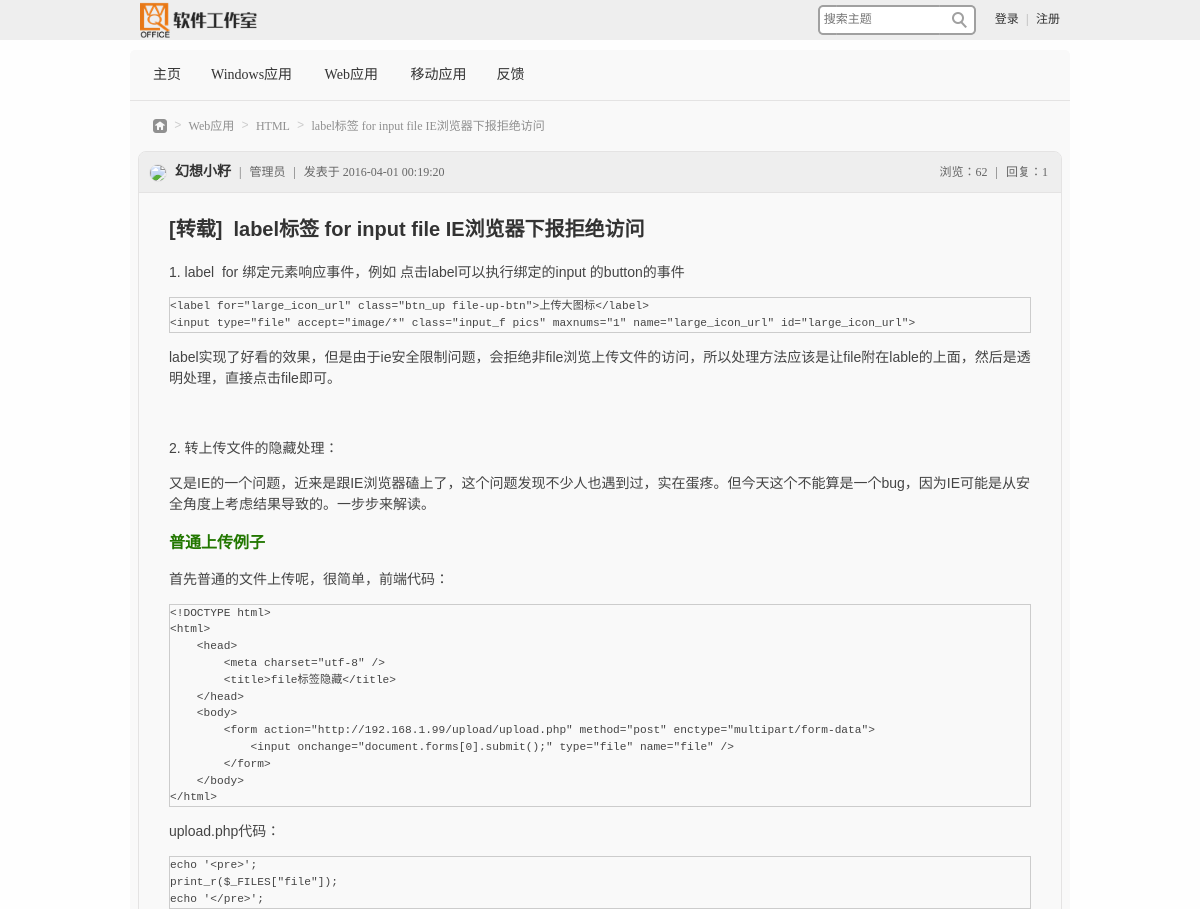
Before: /article.php?mod=view&tid=9 (upper part) with the older database file.
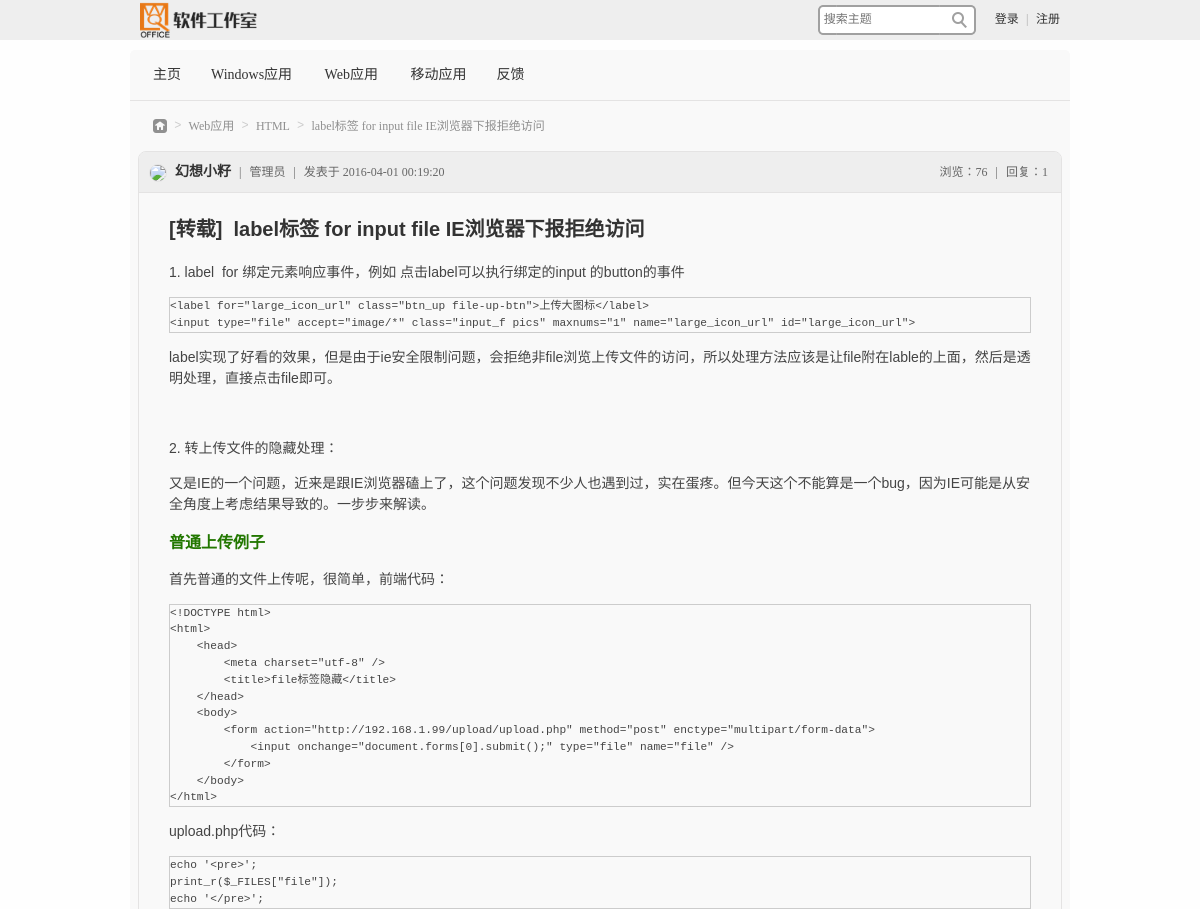
After: the same page with the newer database file.
### tables this page shows
CREATE TABLE IF NOT EXISTS `qo_article` (
  `TID` int(10) NOT NULL AUTO_INCREMENT,
  `CID` int(10) NOT NULL,
  `UID` int(10) NOT NULL,
  `Title` char(40) NOT NULL,
  `Content` text NOT NULL,
  `Time` datetime NOT NULL,
  `ClickCount` int(10) NOT NULL,
  `ArticleType` char(20) NOT NULL,
  PRIMARY KEY (`TID`),
  KEY `qo_article_ibfk_1` (`CID`)
);

CREATE TABLE IF NOT EXISTS `qo_user` (
  `UID` int(10) NOT NULL AUTO_INCREMENT,
  `GID` int(10) NOT NULL,
  `Username` char(20) NOT NULL,
  `Password` char(32) NOT NULL,
  `RegIP` char(15) NOT NULL,
  `RegDate` datetime NOT NULL,
  `LastLogin` datetime NOT NULL,
  `Privacy` char(20) NOT NULL,
  PRIMARY KEY (`UID`),
  UNIQUE KEY `Username` (`Username`)
);

CREATE TABLE IF NOT EXISTS `qo_group` (
  `GID` int(10) NOT NULL AUTO_INCREMENT,
  `GroupName` char(20) NOT NULL,
  `Authority` text NOT NULL,
  PRIMARY KEY (`GID`)
);

### include/func.php (called while the page is built, shortened)
<?php
	function getTime($datetime){
		$date=strtotime(substr(date("Y-m-d H:i:s"),0,10))-strtotime(substr($datetime,0,10));
		$day=(int)($date/(3600*24));
		if($day>7){
			return $datetime;
		}
	}
?>

### include/lang_zh.php (called while the page is built)
<?php
	$_LANG["Comment"]="发表评论";
	$_LANG["Download"]="下载附件";
	$_LANG["Manage"]="管理后台";
	$_LANG["Search"]="搜索主题";
	$_LANG["SendMessage"]="发送短消息";
	$_LANG["VisitUserHome"]="查看用户动态";
	$_LANG["Register"]="注册帐号";
	$_LANG["NoValidateCode"]="免验证码";
	$_LANG["NoPend"]="评论免审核";
	$_LANG["Product"]="作品";
	$_LANG["Original"]="原创";
	$_LANG["Repaint"]="转载";
?>

### article.php (the view, shortened to what the changed rows need)
<!DOCTYPE html PUBLIC "-//W3C//DTD XHTML 1.0 Transitional//EN" "http://www.w3.org/TR/xhtml1/DTD/xhtml1-transitional.dtd">
<html xmlns="http://www.w3.org/1999/xhtml">
<head>
<link href="css/style.css" rel="stylesheet" type="text/css" />
<link rel="stylesheet" href="ke4/plugins/code/prettify.css" />
</head>
<body>
<?php
	include("include/header.php");
	if(isset($_GET["mod"])){
		$mod=$_GET["mod"];
	}else if(isset($_GET["mode"])){
		$mod=$_GET["mode"];
	}else{
		header("location: index.php");
		exit;
	}
	if(isset($_GET["page"])){
		$page=(int)$_GET["page"];
	}else{
		$page="1";
	}
	$PageSize=10;
	$PageCount=6;
	$start=($page-1)*$PageSize;
	if($mod=="main" || $mod=="class" || $mod=="search" || $mod=="latest"){
		if($mod=="class" && isset($_GET["cid"])){
			$cid=(int)$_GET["cid"];
		}else if($mod=="main" && isset($_GET["cid"])){
			$cid=(int)$_GET["cid"];
		}
		else if($mod=="search"){
			if(!chkAuth("Search")){
				header("location: message.php?msg=auth0");
				exit;
			}
		}else if($mod=="latest"){
		}
		else{
			header("location: index.php");
			exit;
		}
		echo "<div id='location'>";
		echo "<a href='index.php' class='nvhm'>&nbsp;</a>";
		echo "<span>&nbsp;>&nbsp;</span>";
		if($mod=="class" || $mod=="main"){
			if($mod=="main"){
				$sql="select * from qo_class where CID={$cid} and Parent=0";
			}else if($mod=="class"){
				$sql="select * from qo_class where CID={$cid}";
			}
			if(mysql_num_rows(mysql_query($sql))<1){
				header("location: index.php");
				exit;
			}
			$l2=mysql_fetch_array(mysql_query($sql));
			if($mod=="class"){
				$l1=mysql_fetch_array(mysql_query("select * from qo_class where CID={$l2['Parent']}"));
				echo "<a href='article.php?mod=main&cid={$l1['CID']}'>{$l1['ClassName']}</a>";
				echo "<span>&nbsp;>&nbsp;</span>";
				echo "<a href='article.php?mod={$mod}&cid={$cid}'>{$l2['ClassName']}</a>";
				$globaltitle=$l2["ClassName"]."-".$l1["ClassName"];
			}else{
				echo "<a href='article.php?mod={$mod}&cid={$cid}'>{$l2['ClassName']}</a>";
				$globaltitle=$l2["ClassName"];
			}
		}else if($mod=="search"){
			echo "<span class='nolink'>搜索结果</span>";
			$globaltitle="搜索结果";
		}else if($mod=="latest"){
			echo "<span class='nolink'>最新</span>";
			$globaltitle="最新";
		}
		echo "</div>";
		echo "<div id='content' class='article-content'>";
		if($mod=="class"){
			$sql="select * from qo_article,qo_class,qo_user where qo_article.CID={$cid} and qo_article.UID=qo_user.UID and qo_article.CID=qo_class.CID order by TID desc";
		}else if($mod=="latest"){
			$sql="select * from qo_article,qo_class,qo_user where qo_article.UID=qo_user.UID and qo_article.CID=qo_class.CID order by TID desc";
		}else if($mod=="search"){
			$kwd=mb_substr(addslashes(str_replace(" ","%",$_GET["kwd"])),0,10,"utf-8");
			$sql="select * from qo_article,qo_class,qo_user where qo_article.UID=qo_user.UID and qo_article.CID=qo_class.CID and (Title like '%{$kwd}%' or ClassName like '%{$kwd}%') order by TID desc";
		}else if($mod=="main"){
			$sql="select * from qo_class where Parent={$cid} order by Sequence";
		}
		echo "<div id='thread-list'>";
		$number=mysql_num_rows(mysql_query($sql));
		$result=mysql_query($sql." limit {$start},{$PageSize}");
		print_thread($result,false);
		print_page($number,$PageSize,$page,$PageCount,false);
		echo "</div>";
		echo "</div>";
	}
	else if($mod=="view"){
		if(isset($_GET["tid"])){
			$tid=(int)$_GET["tid"];
		}else{
			exit;
		}
		$sql="select * from qo_article,qo_user,qo_group where TID={$tid} and qo_article.UID=qo_user.UID and qo_user.GID=qo_group.GID";
		$article=mysql_fetch_array(mysql_query($sql));
		$reply_count=mysql_num_rows(mysql_query("select * from qo_reply where TID={$tid} and Status='通过'"));
		$cid=$article["CID"];
		$l2=mysql_fetch_array(mysql_query("select * from qo_class where CID={$cid}"));
		$l1=mysql_fetch_array(mysql_query("select * from qo_class where CID={$l2['Parent']}"));
		echo "<div id='location'>";
		echo "<a href='index.php' class='nvhm'>&nbsp;</a>";
		echo "<span>&nbsp;>&nbsp;</span>";
		echo "<a href='article.php?mod=main&cid={$l1['CID']}'>{$l1['ClassName']}</a>";
		echo "<span>&nbsp;>&nbsp;</span>";
		echo "<a href='article.php?mod=class&cid={$cid}'>{$l2['ClassName']}</a>";
		echo "<span>&nbsp;>&nbsp;</span>";
		echo "<a href='article.php?mod=view&tid={$tid}'>{$article['Title']}</a>";
		echo "</div>";
		echo "<div id='content' class='article-content'>";
		echo "<div id='post-list'>";
		if($page==1){
			echo "<div class='user-info'>";
			echo "<div style='float:left'>";
			echo "<a href='index.php?{$article['UID']}' style='margin:0px'><img class='avatar-small' src='avatar.php?uid={$article['UID']}&size=small' /></a>";
			echo "<a href='index.php?{$article['UID']}' class='username'>{$article['Username']}</a>";
			echo "<span>|</span>";
			echo "<span><a class='grp' href='home.php?mod=pref&ac=usergrp&gid={$article['GID']}'>{$article['GroupName']}</a></span>";
			echo "<span>|</span>";
			$time=getTime($article["Time"]);
			echo "<span>发表于 {$time}</span></div>";
			echo "<div class='float-right'>";
			echo "<span>浏览：{$article['ClickCount']}</span>";
			echo "<span>|</span>";
			echo "<span>回复：{$reply_count}</span></div>";
			echo "</div>";
			echo "<div class='thread-content'>";
			echo "<h3>";
			echo "<a href='article.php?mod=view&tid={$tid}'>[{$_LANG[$article['ArticleType']]}]&nbsp;&nbsp;{$article['Title']}</a>";
			echo "</h3>";
			echo $article["Content"];
			echo "</div>";
		}
        echo "</div>";
		echo "</div>";
	}
	else{
		header("location: index.php");
		exit;
	}
?>
</body>
</html>

Changed rows visible on the page:
changed qo_article "转载": ClickCount "62" → "76"
